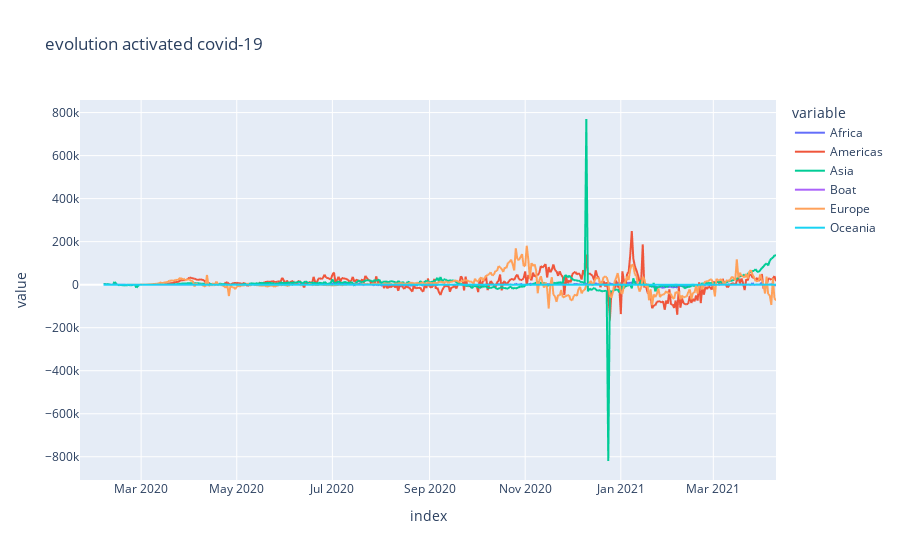

Notebook source saved alongside this figure:
### Code cell
px.line(covid_19.diff().rolling(window=14).sum().diff(), y=covid_19.columns, title='evolution activated covid-19')

### Figure 1 — Plotly figure (JSON) as saved in the notebook; plotly's stock layout.template omitted (floating-point values rounded to 4 significant figures; data arrays with more than 128 entries replaced by an {"elided": "..."} marker saying what was removed)
{"data": [{"hovertemplate": "variable=Africa<br>index=%{x}<br>value=%{y}<extra></extra>", "legendgroup": "Africa", "line": {"color": "#636efa", "dash": "solid"}, "marker": {"symbol": "circle"}, "mode": "lines", "name": "Africa", "showlegend": true, "type": "scattergl", "x": {"elided": "445 str values"}, "xaxis": "x", "y": {"elided": "445 int values"}, "yaxis": "y"}, {"hovertemplate": "variable=Americas<br>index=%{x}<br>value=%{y}<extra></extra>", "legendgroup": "Americas", "line": {"color": "#EF553B", "dash": "solid"}, "marker": {"symbol": "circle"}, "mode": "lines", "name": "Americas", "showlegend": true, "type": "scattergl", "x": {"elided": "445 str values"}, "xaxis": "x", "y": {"elided": "445 int values"}, "yaxis": "y"}, {"hovertemplate": "variable=Asia<br>index=%{x}<br>value=%{y}<extra></extra>", "legendgroup": "Asia", "line": {"color": "#00cc96", "dash": "solid"}, "marker": {"symbol": "circle"}, "mode": "lines", "name": "Asia", "showlegend": true, "type": "scattergl", "x": {"elided": "445 str values"}, "xaxis": "x", "y": {"elided": "445 int values"}, "yaxis": "y"}, {"hovertemplate": "variable=Boat<br>index=%{x}<br>value=%{y}<extra></extra>", "legendgroup": "Boat", "line": {"color": "#ab63fa", "dash": "solid"}, "marker": {"symbol": "circle"}, "mode": "lines", "name": "Boat", "showlegend": true, "type": "scattergl", "x": {"elided": "445 str values"}, "xaxis": "x", "y": {"elided": "445 int values"}, "yaxis": "y"}, {"hovertemplate": "variable=Europe<br>index=%{x}<br>value=%{y}<extra></extra>", "legendgroup": "Europe", "line": {"color": "#FFA15A", "dash": "solid"}, "marker": {"symbol": "circle"}, "mode": "lines", "name": "Europe", "showlegend": true, "type": "scattergl", "x": {"elided": "445 str values"}, "xaxis": "x", "y": {"elided": "445 int values"}, "yaxis": "y"}, {"hovertemplate": "variable=Oceania<br>index=%{x}<br>value=%{y}<extra></extra>", "legendgroup": "Oceania", "line": {"color": "#19d3f3", "dash": "solid"}, "marker": {"symbol": "circle"}, "mode": "lines", "name": "Oceania", "showlegend": true, "type": "scattergl", "x": {"elided": "445 str values"}, "xaxis": "x", "y": {"elided": "445 int values"}, "yaxis": "y"}], "layout": {"legend": {"title": {"text": "variable"}, "tracegroupgap": 0}, "title": {"text": "evolution activated covid-19"}, "xaxis": {"anchor": "y", "domain": [0, 1], "title": {"text": "index"}}, "yaxis": {"anchor": "x", "domain": [0, 1], "title": {"text": "value"}}}}
